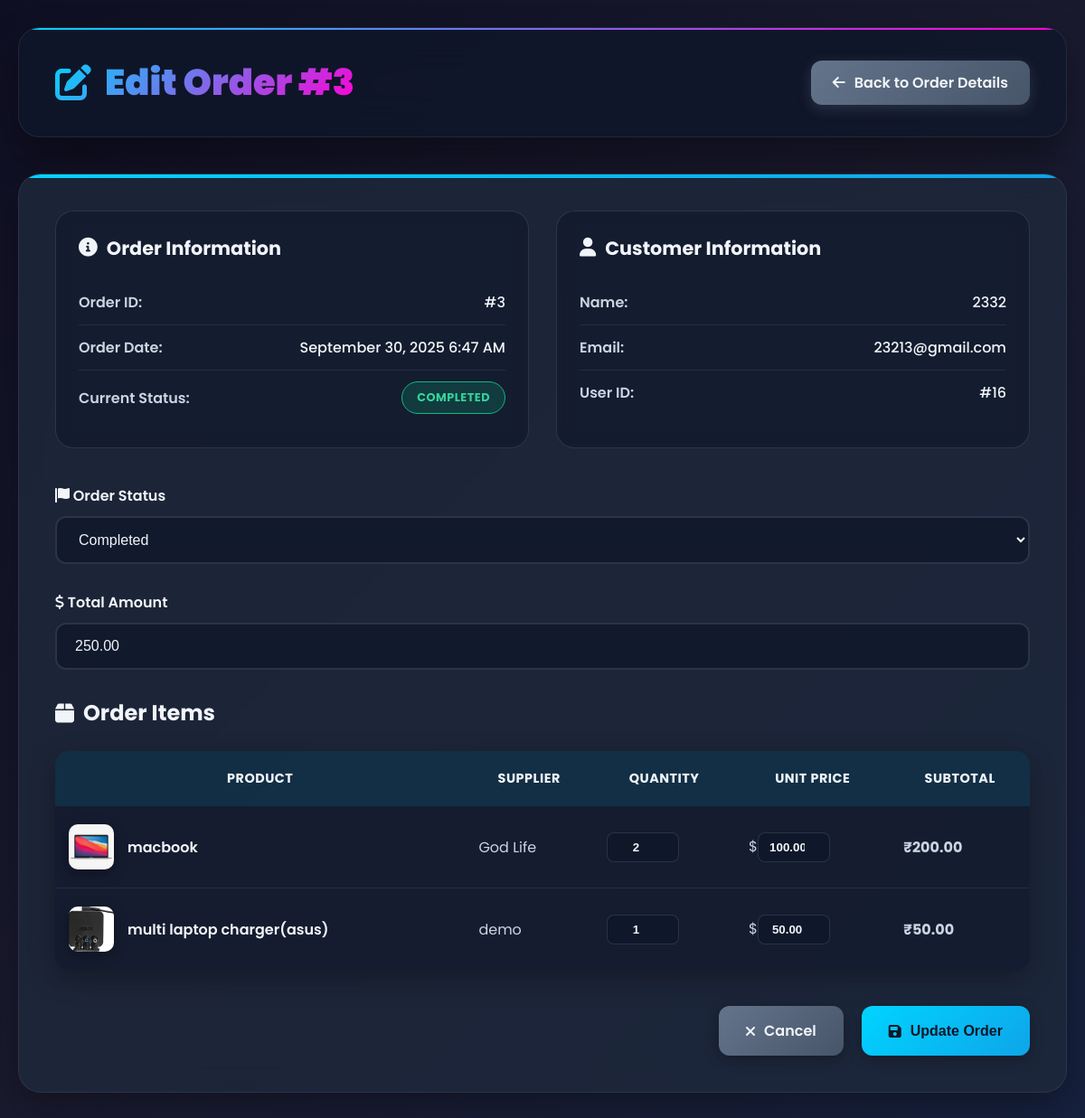
Page /edit-order.php?id=3 (signed in) on the committed database.
### tables this page shows
CREATE TABLE `orders` (
  `id` int(11) NOT NULL,
  `user_id` int(11) NOT NULL,
  `total_amount` decimal(10,2) NOT NULL,
  `status` enum('pending','completed','cancelled') DEFAULT 'pending',
  `created_at` timestamp NOT NULL DEFAULT current_timestamp()
);

CREATE TABLE `users` (
  `id` int(11) NOT NULL,
  `name` varchar(255) NOT NULL,
  `email` varchar(255) DEFAULT NULL,
  `username` varchar(100) NOT NULL,
  `password` varchar(255) NOT NULL,
  `role` enum('admin','supplier','buyer') NOT NULL,
  `status` enum('active','blocked') DEFAULT 'active',
  `created_at` timestamp NULL DEFAULT current_timestamp(),
  `deleted_at` timestamp NULL DEFAULT NULL
);

CREATE TABLE `order_items` (
  `id` int(11) NOT NULL,
  `order_id` int(11) NOT NULL,
  `product_id` int(11) NOT NULL,
  `quantity` int(11) NOT NULL,
  `price` decimal(10,2) NOT NULL
);

CREATE TABLE `products` (
  `id` int(11) NOT NULL,
  `name` varchar(100) NOT NULL,
  `description` text DEFAULT NULL,
  `price` decimal(10,2) NOT NULL,
  `image` varchar(255) DEFAULT NULL,
  `supplier_id` int(11) DEFAULT NULL,
  `stock_quantity` int(11) DEFAULT 0,
  `created_at` timestamp NOT NULL DEFAULT current_timestamp(),
  `image_path` varchar(255) DEFAULT NULL,
  `is_deleted` tinyint(1) DEFAULT 0,
  `deleted_at` timestamp NULL DEFAULT NULL
);

### edit-order.php (the view, shortened to what this page needs)
<?php
require_once 'config/database.php';
$order_id = isset($_GET['id']) ? intval($_GET['id']) : 0;
try {
    $stmt = $pdo->prepare("
        SELECT o.*, u.username as buyer_name, u.email as buyer_email
        FROM orders o
        JOIN users u ON o.user_id = u.id
        WHERE o.id = ?
    ");
    $stmt->execute([$order_id]);
    $order = $stmt->fetch(PDO::FETCH_ASSOC);
    $stmt = $pdo->prepare("
        SELECT oi.*, p.name, p.image, u.username as supplier_name
        FROM order_items oi
        JOIN products p ON oi.product_id = p.id
        JOIN users u ON p.supplier_id = u.id
        WHERE oi.order_id = ?
    ");
    $stmt->execute([$order_id]);
    $order_items = $stmt->fetchAll(PDO::FETCH_ASSOC);
} catch (PDOException $e) {
    header('Location: admin-orders.php');
    exit();
}
?>
<!DOCTYPE html>
<html lang="en">
<head>
    <link href="https://cdnjs.cloudflare.com/ajax/libs/font-awesome/6.0.0/css/all.min.css" rel="stylesheet">
</head>
<body>
    <div class="container">
        <div class="header fade-in-up">
            <div class="header-content">
                <h1><i class="fas fa-edit"></i> Edit Order #<?php echo $order_id; ?></h1>
                <a href="order-details.php?id=<?php echo $order_id; ?>" class="back-btn">
                    <i class="fas fa-arrow-left"></i> Back to Order Details
                </a>
            </div>
        </div>
        <div class="form-container fade-in-up">
            <form method="POST" action="">
                <div class="order-info">
                    <div class="info-card">
                        <h3><i class="fas fa-info-circle"></i> Order Information</h3>
                        <div class="info-row">
                            <span class="info-label">Order ID:</span>
                            <span class="info-value">#<?php echo $order_id; ?></span>
                        </div>
                        <div class="info-row">
                            <span class="info-label">Order Date:</span>
                            <span class="info-value"><?php echo date('F j, Y g:i A', strtotime($order['created_at'])); ?></span>
                        </div>
                        <div class="info-row">
                            <span class="info-label">Current Status:</span>
                            <span class="status-badge status-<?php echo $order['status']; ?>">
                                <?php echo ucfirst($order['status']); ?>
                            </span>
                        </div>
                    </div>
                    <div class="info-card">
                        <h3><i class="fas fa-user"></i> Customer Information</h3>
                        <div class="info-row">
                            <span class="info-label">Name:</span>
                            <span class="info-value"><?php echo htmlspecialchars($order['buyer_name']); ?></span>
                        </div>
                        <div class="info-row">
                            <span class="info-label">Email:</span>
                            <span class="info-value"><?php echo htmlspecialchars($order['buyer_email']); ?></span>
                        </div>
                        <div class="info-row">
                            <span class="info-label">User ID:</span>
                            <span class="info-value">#<?php echo $order['user_id']; ?></span>
                        </div>
                    </div>
                </div>
                <div class="form-group">
                    <label for="status"><i class="fas fa-flag"></i> Order Status</label>
                    <select name="status" id="status" class="form-control" required>
                        <option value="completed" <?php echo ($order['status'] === 'completed') ? 'selected' : ''; ?>>Completed</option>
                    </select>
                </div>
                <div class="form-group">
                    <label for="total_amount"><i class="fas fa-dollar-sign"></i> Total Amount</label>
                    <input type="number" name="total_amount" id="total_amount" class="form-control"
                           value="<?php echo $order['total_amount']; ?>" step="0.01" min="0" required>
                </div>
                <div class="items-section">
                    <h3><i class="fas fa-box"></i> Order Items</h3>
                    <?php if (empty($order_items)): ?>
                        <div style="text-align: center; padding: 40px; color: #64748b;">
                            <i class="fas fa-box-open" style="font-size: 3rem; margin-bottom: 20px; opacity: 0.5;"></i>
                            <p>No items found in this order.</p>
                        </div>
                    <?php else: ?>
                        <table class="items-table">
                            <thead>
                                <tr>
                                    <th>Product</th>
                                    <th>Supplier</th>
                                    <th>Quantity</th>
                                    <th>Unit Price</th>
                                    <th>Subtotal</th>
                                </tr>
                            </thead>
                            <tbody>
                                <?php
                                foreach ($order_items as $item):
                                    $subtotal = $item['price'] * $item['quantity'];
                                ?>
                                    <tr>
                                        <td>
                                            <div class="product-display">
                                                <?php if ($item['image']): ?>
                                                    <img src="<?php echo htmlspecialchars($item['image']); ?>"
                                                         alt="Product" class="product-image">
                                                <?php else: ?>
                                                    <div class="product-placeholder">
                                                        <i class="fas fa-box"></i>
                                                    </div>
                                                <?php endif; ?>
                                                <span class="product-name"><?php echo htmlspecialchars($item['name']); ?></span>
                                            </div>
                                        </td>
                                        <td><?php echo htmlspecialchars($item['supplier_name']); ?></td>
                                        <td>
                                            <input type="number" name="items[<?php echo $item['id']; ?>][quantity]"
                                                   value="<?php echo $item['quantity']; ?>"
                                                   min="0" class="table-input"
                                                   onchange="updateSubtotal(this, <?php echo $item['price']; ?>)">
                                        </td>
                                        <td>
                                            $<input type="number" name="items[<?php echo $item['id']; ?>][price]"
                                                    value="<?php echo $item['price']; ?>"
                                                    step="0.01" min="0" class="table-input"
                                                    onchange="updateSubtotal(this.parentNode.previousElementSibling.querySelector('input'), this.value)">
                                        </td>
                                        <td>
                                            <strong class="subtotal">₹<?php echo number_format($subtotal, 2); ?></strong>
                                        </td>
                                    </tr>
                                <?php endforeach; ?>
                            </tbody>
                        </table>
                    <?php endif; ?>
                </div>
                <div class="form-actions">
                    <a href="order-details.php?id=<?php echo $order_id; ?>" class="btn btn-secondary">
                        <i class="fas fa-times"></i> Cancel
                    </a>
                    <button type="submit" class="btn btn-primary">
                        <i class="fas fa-save"></i> Update Order
                    </button>
                </div>
            </form>
        </div>
    </div>
</body>
</html>

### rows in the picture
orders: created_at "September 30, 2025 6:47 AM", status "COMPLETED", user.username "2332", user.email "23213@gmail.com", user "16", status "Completed", total_amount "250.00"
order_items: product.image (picture), product.name "macbook", users.username "God Life", quantity "2", price "100.00", subtotal "200.00"
order_items: product.image (picture), product.name "multi laptop charger(asus)", users.username "demo", quantity "1", price "50.00"

### other values in the picture
$order_id "3"
